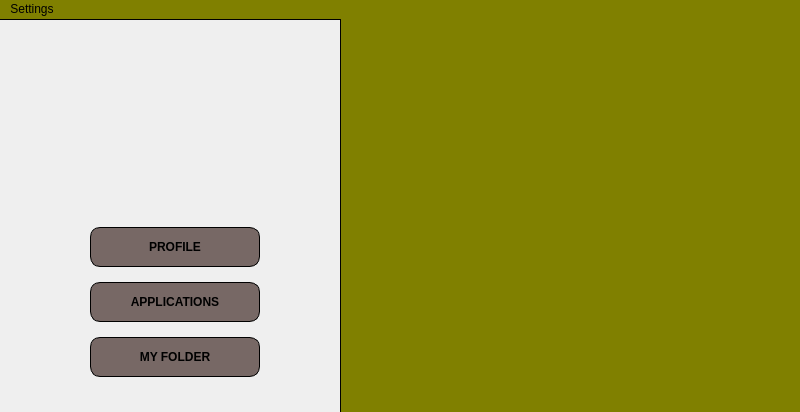
<?xml version="1.0" encoding="UTF-8"?>
<ui version="4.0">
 <class>EmployeeMain</class>
 <widget class="QMainWindow" name="EmployeeMain">
  <property name="geometry">
   <rect>
    <x>0</x>
    <y>0</y>
    <width>800</width>
    <height>412</height>
   </rect>
  </property>
  <property name="windowTitle">
   <string>MainWindow</string>
  </property>
  <widget class="QWidget" name="centralwidget_main">
   <widget class="QFrame" name="frame">
    <property name="geometry">
     <rect>
      <x>340</x>
      <y>-40</y>
      <width>811</width>
      <height>561</height>
     </rect>
    </property>
    <property name="sizePolicy">
     <sizepolicy hsizetype="Expanding" vsizetype="Expanding">
      <horstretch>0</horstretch>
      <verstretch>0</verstretch>
     </sizepolicy>
    </property>
    <property name="styleSheet">
     <string notr="true">background-color:#808000;</string>
    </property>
    <property name="frameShape">
     <enum>QFrame::StyledPanel</enum>
    </property>
    <property name="frameShadow">
     <enum>QFrame::Raised</enum>
    </property>
   </widget>
   <widget class="QWidget" name="verticalLayoutWidget">
    <property name="geometry">
     <rect>
      <x>90</x>
      <y>70</y>
      <width>172</width>
      <height>292</height>
     </rect>
    </property>
    <layout class="QVBoxLayout" name="vertical_but_layout">
     <property name="spacing">
      <number>12</number>
     </property>
     <property name="sizeConstraint">
      <enum>QLayout::SetDefaultConstraint</enum>
     </property>
     <property name="leftMargin">
      <number>0</number>
     </property>
     <property name="topMargin">
      <number>0</number>
     </property>
     <item>
      <layout class="QHBoxLayout" name="horizontalLayout">
       <item>
        <widget class="QLabel" name="user_icon">
         <property name="sizePolicy">
          <sizepolicy hsizetype="Fixed" vsizetype="Fixed">
           <horstretch>0</horstretch>
           <verstretch>0</verstretch>
          </sizepolicy>
         </property>
         <property name="minimumSize">
          <size>
           <width>30</width>
           <height>100</height>
          </size>
         </property>
         <property name="maximumSize">
          <size>
           <width>100</width>
           <height>100</height>
          </size>
         </property>
         <property name="layoutDirection">
          <enum>Qt::LeftToRight</enum>
         </property>
         <property name="text">
          <string/>
         </property>
         <property name="pixmap">
          <pixmap resource="../resources.qrc">:/images/default_prof_image.png</pixmap>
         </property>
         <property name="scaledContents">
          <bool>true</bool>
         </property>
         <property name="alignment">
          <set>Qt::AlignCenter</set>
         </property>
        </widget>
       </item>
      </layout>
     </item>
     <item>
      <spacer name="verticalSpacer">
       <property name="orientation">
        <enum>Qt::Vertical</enum>
       </property>
       <property name="sizeType">
        <enum>QSizePolicy::Fixed</enum>
       </property>
       <property name="sizeHint" stdset="0">
        <size>
         <width>10</width>
         <height>20</height>
        </size>
       </property>
      </spacer>
     </item>
     <item>
      <widget class="QPushButton" name="but_profile">
       <property name="sizePolicy">
        <sizepolicy hsizetype="Fixed" vsizetype="Fixed">
         <horstretch>0</horstretch>
         <verstretch>0</verstretch>
        </sizepolicy>
       </property>
       <property name="minimumSize">
        <size>
         <width>170</width>
         <height>40</height>
        </size>
       </property>
       <property name="styleSheet">
        <string notr="true">background-color: #776865;
border-style: outset;
border-radius: 10px;
border-color: black;
font: bold 12px;
border-width: 1px;</string>
       </property>
       <property name="text">
        <string>PROFILE</string>
       </property>
      </widget>
     </item>
     <item>
      <widget class="QPushButton" name="but_applications">
       <property name="sizePolicy">
        <sizepolicy hsizetype="Fixed" vsizetype="Fixed">
         <horstretch>0</horstretch>
         <verstretch>0</verstretch>
        </sizepolicy>
       </property>
       <property name="minimumSize">
        <size>
         <width>170</width>
         <height>40</height>
        </size>
       </property>
       <property name="layoutDirection">
        <enum>Qt::LeftToRight</enum>
       </property>
       <property name="styleSheet">
        <string notr="true">background-color: #776865;
border-style: outset;
border-radius: 10px;
border-color: black;
font: bold 12px;
border-width: 1px;</string>
       </property>
       <property name="text">
        <string>APPLICATIONS</string>
       </property>
      </widget>
     </item>
     <item>
      <widget class="QPushButton" name="but_myFolder">
       <property name="sizePolicy">
        <sizepolicy hsizetype="Fixed" vsizetype="Fixed">
         <horstretch>0</horstretch>
         <verstretch>0</verstretch>
        </sizepolicy>
       </property>
       <property name="minimumSize">
        <size>
         <width>170</width>
         <height>40</height>
        </size>
       </property>
       <property name="layoutDirection">
        <enum>Qt::LeftToRight</enum>
       </property>
       <property name="styleSheet">
        <string notr="true">background-color: #776865;
border-style: outset;
border-radius: 10px;
border-color: black;
font: bold 12px;
border-width: 1px;</string>
       </property>
       <property name="text">
        <string>MY FOLDER</string>
       </property>
      </widget>
     </item>
    </layout>
   </widget>
   <widget class="Line" name="line">
    <property name="geometry">
     <rect>
      <x>-10</x>
      <y>-10</y>
      <width>351</width>
      <height>20</height>
     </rect>
    </property>
    <property name="font">
     <font>
      <pointsize>10</pointsize>
     </font>
    </property>
    <property name="styleSheet">
     <string notr="true">background-color: transparent;</string>
    </property>
    <property name="frameShadow">
     <enum>QFrame::Plain</enum>
    </property>
    <property name="lineWidth">
     <number>2</number>
    </property>
    <property name="orientation">
     <enum>Qt::Horizontal</enum>
    </property>
   </widget>
   <widget class="Line" name="separator_2">
    <property name="geometry">
     <rect>
      <x>340</x>
      <y>0</y>
      <width>1</width>
      <height>521</height>
     </rect>
    </property>
    <property name="sizePolicy">
     <sizepolicy hsizetype="Fixed" vsizetype="Fixed">
      <horstretch>0</horstretch>
      <verstretch>0</verstretch>
     </sizepolicy>
    </property>
    <property name="maximumSize">
     <size>
      <width>1</width>
      <height>16777215</height>
     </size>
    </property>
    <property name="font">
     <font>
      <pointsize>10</pointsize>
      <weight>50</weight>
      <bold>false</bold>
     </font>
    </property>
    <property name="styleSheet">
     <string notr="true">background-color:transparent;</string>
    </property>
    <property name="frameShadow">
     <enum>QFrame::Plain</enum>
    </property>
    <property name="lineWidth">
     <number>5</number>
    </property>
    <property name="orientation">
     <enum>Qt::Vertical</enum>
    </property>
   </widget>
  </widget>
  <widget class="QMenuBar" name="menubar">
   <property name="geometry">
    <rect>
     <x>0</x>
     <y>0</y>
     <width>800</width>
     <height>20</height>
    </rect>
   </property>
   <property name="styleSheet">
    <string notr="true">background-color:#808000;</string>
   </property>
   <widget class="QMenu" name="menuSettings">
    <property name="styleSheet">
     <string notr="true">background-color:#808000;</string>
    </property>
    <property name="title">
     <string>Settings</string>
    </property>
    <addaction name="actionLog_Out"/>
    <addaction name="actionExit"/>
   </widget>
   <addaction name="menuSettings"/>
  </widget>
  <action name="actionLog_Out">
   <property name="text">
    <string>Log Out</string>
   </property>
  </action>
  <action name="actionExit">
   <property name="text">
    <string>Exit</string>
   </property>
  </action>
 </widget>
 <resources>
  <include location="../resources.qrc"/>
 </resources>
 <connections/>
</ui>
